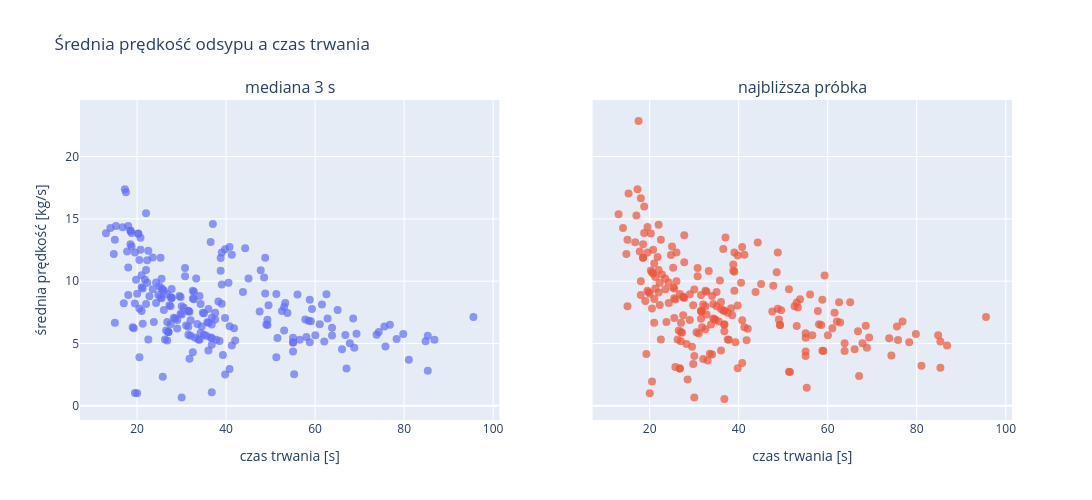
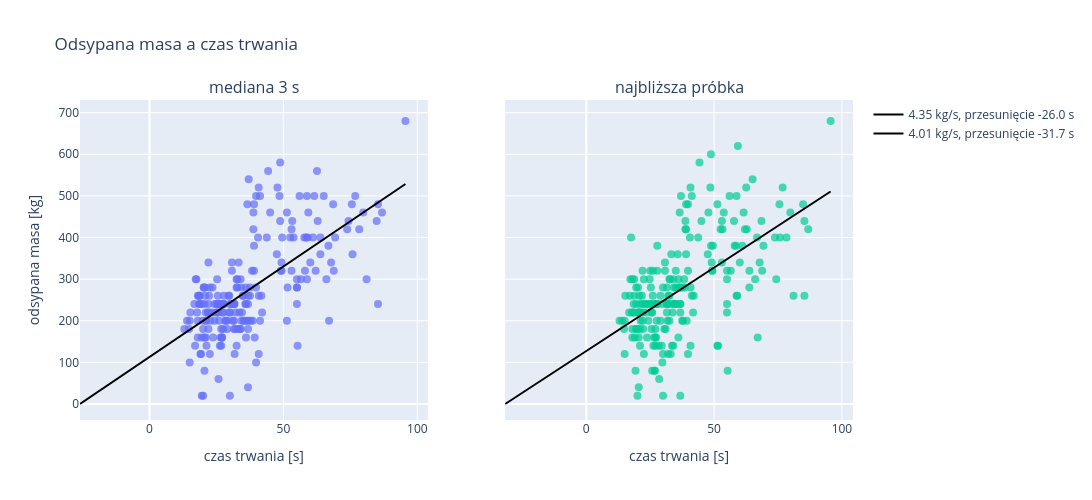

The code cell stored with these charts, in order, in its notebook:
### Code cell
display(rate_figure(dispense, "Średnia prędkość odsypu a czas trwania", FIGURE_WIDTH))
display(mass_figure(dispense, "Odsypana masa a czas trwania", FIGURE_WIDTH))

### Figure 1 — Plotly figure (JSON) as saved in the notebook; plotly's stock layout.template omitted (floating-point values rounded to 4 significant figures; data arrays with more than 128 entries replaced by an {"elided": "..."} marker saying what was removed)
{"data": [{"hovertemplate": "%{text}<br>%{x:.1f} s<br>%{y:.2f}<extra></extra>", "marker": {"opacity": 0.7, "size": 8}, "mode": "markers", "showlegend": false, "text": {"elided": "216 str values"}, "type": "scatter", "x": {"elided": "216 float values"}, "xaxis": "x", "y": {"elided": "216 float values"}, "yaxis": "y"}, {"hovertemplate": "%{text}<br>%{x:.1f} s<br>%{y:.2f}<extra></extra>", "marker": {"opacity": 0.7, "size": 8}, "mode": "markers", "showlegend": false, "text": {"elided": "216 str values"}, "type": "scatter", "x": {"elided": "216 float values"}, "xaxis": "x2", "y": {"elided": "216 float values"}, "yaxis": "y2"}], "layout": {"annotations": [{"font": {"size": 16}, "showarrow": false, "text": "mediana 3 s", "x": 0.225, "xanchor": "center", "xref": "paper", "y": 1, "yanchor": "bottom", "yref": "paper"}, {"font": {"size": 16}, "showarrow": false, "text": "najbliższa próbka", "x": 0.775, "xanchor": "center", "xref": "paper", "y": 1, "yanchor": "bottom", "yref": "paper"}], "height": 500, "showlegend": false, "title": {"text": "Średnia prędkość odsypu a czas trwania"}, "width": 1200, "xaxis": {"anchor": "y", "domain": [0, 0.45], "title": {"text": "czas trwania [s]"}}, "xaxis2": {"anchor": "y2", "domain": [0.55, 1], "title": {"text": "czas trwania [s]"}}, "yaxis": {"anchor": "x", "domain": [0, 1], "title": {"text": "średnia prędkość [kg/s]"}}, "yaxis2": {"anchor": "x2", "domain": [0, 1], "matches": "y", "showticklabels": false}}}

### Figure 2 — Plotly figure (JSON) as saved in the notebook; plotly's stock layout.template omitted (floating-point values rounded to 4 significant figures; data arrays with more than 128 entries replaced by an {"elided": "..."} marker saying what was removed)
{"data": [{"hovertemplate": "%{text}<br>%{x:.1f} s<br>%{y:.2f}<extra></extra>", "marker": {"opacity": 0.7, "size": 8}, "mode": "markers", "showlegend": false, "text": {"elided": "216 str values"}, "type": "scatter", "x": {"elided": "216 float values"}, "xaxis": "x", "y": {"elided": "216 float values"}, "yaxis": "y"}, {"line": {"color": "black", "width": 2}, "mode": "lines", "name": "4.35 kg/s, przesunięcie -26.0 s", "type": "scatter", "x": [-25.95, 95.57], "xaxis": "x", "y": [0.0, 528.6], "yaxis": "y"}, {"hovertemplate": "%{text}<br>%{x:.1f} s<br>%{y:.2f}<extra></extra>", "marker": {"opacity": 0.7, "size": 8}, "mode": "markers", "showlegend": false, "text": {"elided": "216 str values"}, "type": "scatter", "x": {"elided": "216 float values"}, "xaxis": "x2", "y": {"elided": "216 float values"}, "yaxis": "y2"}, {"line": {"color": "black", "width": 2}, "mode": "lines", "name": "4.01 kg/s, przesunięcie -31.7 s", "type": "scatter", "x": [-31.73, 95.57], "xaxis": "x2", "y": [0.0, 510.7], "yaxis": "y2"}], "layout": {"annotations": [{"font": {"size": 16}, "showarrow": false, "text": "mediana 3 s", "x": 0.225, "xanchor": "center", "xref": "paper", "y": 1, "yanchor": "bottom", "yref": "paper"}, {"font": {"size": 16}, "showarrow": false, "text": "najbliższa próbka", "x": 0.775, "xanchor": "center", "xref": "paper", "y": 1, "yanchor": "bottom", "yref": "paper"}], "height": 500, "showlegend": true, "title": {"text": "Odsypana masa a czas trwania"}, "width": 1200, "xaxis": {"anchor": "y", "domain": [0, 0.45], "title": {"text": "czas trwania [s]"}}, "xaxis2": {"anchor": "y2", "domain": [0.55, 1], "title": {"text": "czas trwania [s]"}}, "yaxis": {"anchor": "x", "domain": [0, 1], "title": {"text": "odsypana masa [kg]"}}, "yaxis2": {"anchor": "x2", "domain": [0, 1], "matches": "y", "showticklabels": false}}}
